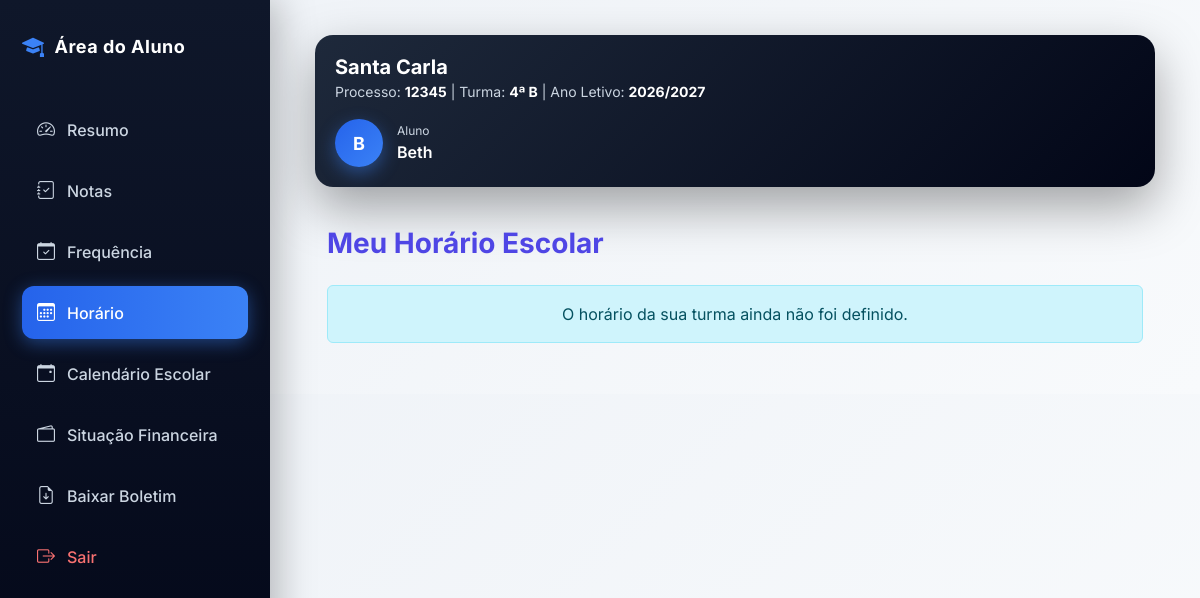
Before: /aluno/horario/ (signed in) with the older database file.
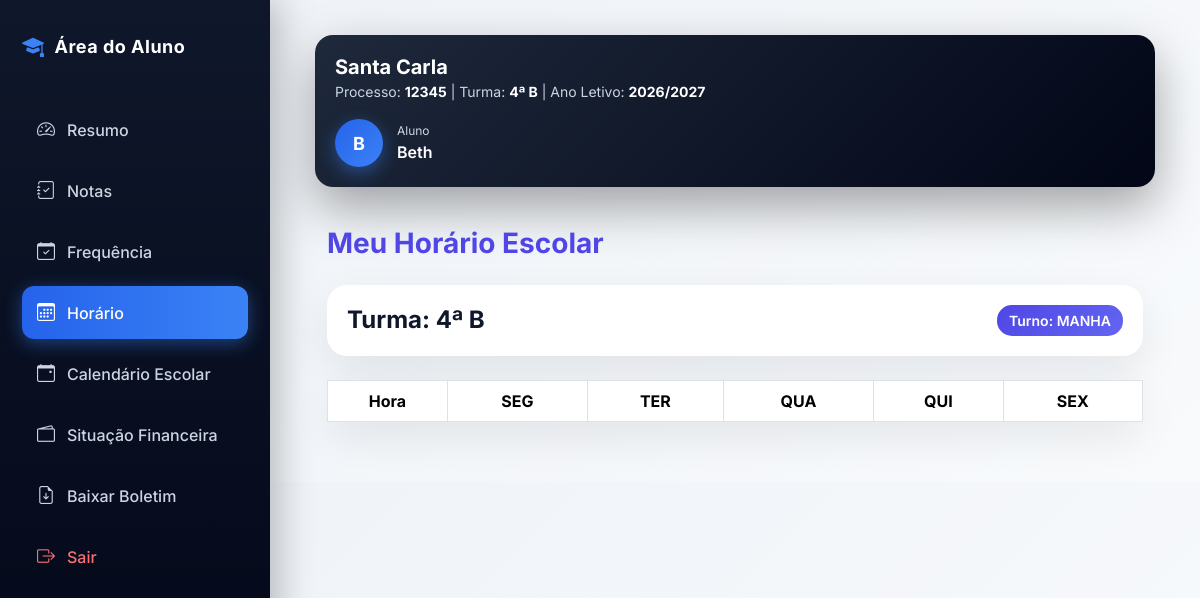
After: the same page with the newer database file.
### academic/models.py (models this page shows, shortened)
class Aluno(models.Model):
    SEXO_CHOICES = [
        ("Masculino", "Masculino"),
        ("Feminino", "Feminino"),
    ]
    usuario = models.OneToOneField(
        settings.AUTH_USER_MODEL,
        on_delete=models.CASCADE,
        limit_choices_to={"role": "ALUNO"},
        related_name="perfil_aluno"
    )
    curso = models.ForeignKey(
        "Curso",
        on_delete=models.SET_NULL,
        null=True,
        blank=True,
        related_name="alunos",
        verbose_name="Curso"
    )
    matricula = models.CharField(
        max_length=20,
        unique=True,
        verbose_name="Matrícula"
    )
    numero_processo = models.CharField(
        max_length=20,
        verbose_name="Número de Processo"
    )
    numero_bi = models.CharField(
        max_length=20,
        unique=True,
        verbose_name="Número do BI"
    )
    data_nascimento = models.DateField(
        null=True,
        blank=True
    )
    sexo = models.CharField(
        max_length=15,
        choices=SEXO_CHOICES,
        null=True,
        blank=True
    )
    classe = models.CharField(
        max_length=15,
        null=True,
        blank=True
    )
    turma = models.ForeignKey(
        "academic.Turma",
        on_delete=models.SET_NULL,
        null=True,
        blank=True,
        related_name="alunos"
    )
    numero_na_turma = models.PositiveIntegerField(
        null=True,
        blank=True
    )
    ano_letivo = models.ForeignKey(
        "AnoLetivo",
        on_delete=models.CASCADE,
        related_name="alunos"
    )
    escola = models.ForeignKey(
        "academic.Escola",
        on_delete=models.CASCADE,
        related_name="alunos"
    )
    matricula_confirmada = models.BooleanField(
        default=False
    )
    ultimo_ano_confirmado = models.ForeignKey(
        "AnoLetivo",
        on_delete=models.SET_NULL,
        null=True,
        blank=True,
        related_name="alunos_confirmados",
        verbose_name="Último Ano Confirmado"
    )
    precisa_confirmacao = models.BooleanField(
        default=False
    )
    media_final = models.DecimalField(
        max_digits=5,
        decimal_places=2,
        null=True,
        blank=True
    )
    aprovado = models.BooleanField(
        default=False
    )
    ativo = models.BooleanField(
        default=True
    )
    criado_em = models.DateTimeField(
        auto_now_add=True
    )
    atualizado_em = models.DateTimeField(
        auto_now=True
    )
    class Meta:
        ordering = [
            "classe",
            "numero_na_turma",
            "usuario__first_name"
        ]
        verbose_name = "Aluno"
        verbose_name_plural = "Alunos"
        constraints = [
            models.UniqueConstraint(
                fields=["numero_processo", "escola"],
                name="unique_numero_processo_por_escola"
            ),
            models.UniqueConstraint(
                fields=["matricula", "escola"],
                name="unique_matricula_por_escola"
            )
        ]
        indexes = [
            models.Index(fields=["numero_processo"]),
            models.Index(fields=["numero_bi"]),
            models.Index(fields=["matricula"]),
            models.Index(fields=["escola"]),
            models.Index(fields=["ano_letivo"]),
        ]

class Escola(models.Model):
    nome = models.CharField(
        "Nome da Escola",
        max_length=255
    )
    codigo = models.CharField(
        "Código da Escola",
        max_length=10,
        unique=True,
        blank=True,
        help_text="Código usado no login da escola"
    )
    logo = models.ImageField(
        upload_to='logos_escolas/',
        blank=True,
        null=True
    )
    endereco = models.CharField(
        "Endereço",
        max_length=255
    )
    provincia = models.CharField(
        "Província",
        max_length=100,
        blank=True,
        null=True
    )
    municipio = models.CharField(
        "Município",
        max_length=100,
        blank=True,
        null=True
    )
    telefone = models.CharField(
        "Telefone",
        max_length=20
    )
    nif = models.CharField(
        "NIF",
        max_length=14,
        blank=True,
        null=True,
        help_text="Número de Identificação Fiscal da escola"
    )
    email = models.EmailField(
        "Email da Escola",
        max_length=254,
        blank=True,
        null=True,
        help_text="Email oficial da escola"
    )
    plano = models.ForeignKey(
        "Plano",
        on_delete=models.SET_NULL,
        null=True,
        blank=True,
        related_name="escolas",
        verbose_name="Plano"
    )
    data_expiracao = models.DateField(
        "Data de Expiração do Plano",
        null=True,
        blank=True
    )
    ativo = models.BooleanField(
        "Ativo",
        default=True
    )
    criada_em = models.DateTimeField(
        "Criada em",
        auto_now_add=True
    )
    class Meta:
        verbose_name = "Escola"
        verbose_name_plural = "Escolas"
        ordering = ["nome"]

class Turma(models.Model):
    CLASSE_CHOICES = [
        ('4', '4ª Classe'),
        ('5', '5ª Classe'),
        ('6', '6ª Classe'),
        ('7', '7ª Classe'),
        ('8', '8ª Classe'),
        ('9', '9ª Classe'),
        ('10', '10ª Classe'),
        ('11', '11ª Classe'),
        ('12', '12ª Classe'),
        ('13', '13ª Classe'),
    ]
    TURNOS = [
        ('MANHA', 'Manhã'),
        ('TARDE', 'Tarde'),
        ('NOITE', 'Noite'),
    ]
    classe = models.CharField(
        max_length=10,
        choices=CLASSE_CHOICES,
        verbose_name="Classe"
    )
    curso = models.ForeignKey(
        'Curso',
        on_delete=models.SET_NULL,
        null=True,
        blank=True,
        related_name="turmas",
        verbose_name="Curso"
    )
    identificador = models.CharField(
        max_length=5,
        verbose_name="Identificador"
    )
    turno = models.CharField(
        max_length=10,
        choices=TURNOS,
        default='MANHA',
        verbose_name='Turno'
    )
    ano_letivo = models.ForeignKey(
        'AnoLetivo',
        on_delete=models.CASCADE,
        related_name="turmas",
        verbose_name="Ano Letivo"
    )
    escola = models.ForeignKey(
        'Escola',
        on_delete=models.CASCADE,
        related_name="turmas",
        verbose_name="Escola"
    )
    professor = models.ForeignKey(
        settings.AUTH_USER_MODEL,
        on_delete=models.SET_NULL,
        related_name="turmas",
        limit_choices_to={"role": "PROFESSOR"},
        null=True,
        blank=True,
        verbose_name="Professor"
    )
    criada_em = models.DateTimeField(
        auto_now_add=True,
        verbose_name="Data de Criação"
    )
    class Meta:
        constraints = [
            models.UniqueConstraint(
                fields=['classe', 'identificador', 'turno', 'ano_letivo', 'escola', 'curso'],
                name='unique_turma_por_curso'
            )
        ]
        verbose_name = "Turma"
        verbose_name_plural = "Turmas"

class AnoLetivo(models.Model):
    nome = models.CharField(max_length=20)  # Ex: 2025/2026
    ativo = models.BooleanField(default=True)
    escola = models.ForeignKey(
        "Escola",
        on_delete=models.CASCADE,
        related_name="anos_letivos"
    )
    def __str__(self):
        return self.nome

class HorarioTurma(models.Model):
    escola = models.ForeignKey(
        "Escola",
        on_delete=models.CASCADE,
        related_name="horarios_escola"
    )
    turma = models.ForeignKey(
        "Turma",
        on_delete=models.CASCADE,
        related_name="horarios_turma"
    )
    turno = models.CharField(
        max_length=10,
        choices=[
            ("MANHA", "Manhã"),
            ("TARDE", "Tarde"),
            ("NOITE", "Noite"),
        ]
    )
    criado_em = models.DateTimeField(auto_now_add=True)

### core/views.py (the view, shortened to what this page needs)
# urls.py: path('aluno/horario/', views.horario_aluno, name='horario_aluno'),
@login_required
def horario_aluno(request):
    if getattr(request.user, "role", None) != "ALUNO":
        return redirect("dashboard")
    aluno = Aluno.objects.select_related("turma", "turma__curso").filter(
        usuario=request.user
    ).first()
    if not aluno:
        return redirect("dashboard")
    horario = HorarioTurma.objects.filter(
        turma=aluno.turma
    ).first()
    dias = ["SEG", "TER", "QUA", "QUI", "SEX"]
    linhas = []
    mostrar_curso = False
    try:
        if int(aluno.turma.classe) >= 10:
            mostrar_curso = True
    except:
        pass
    if horario:
        aulas = AulaHorario.objects.select_related("disciplina").filter(
            horario=horario
        ).order_by("hora_inicio")
        horas = sorted(list(set([a.hora_inicio for a in aulas])))
    return render(request, "horario.html", {
        "aluno": aluno,
        "horario": horario,
        "linhas": linhas,
        "dias": dias,
        "mostrar_curso": mostrar_curso
    })

### core/templates/horario.html (shortened to what this page needs)
{% extends "base_aluno.html" %}
{% load extras %}
{% block content %}
<div class="container mt-4">
    <h2 class="mb-4 section-title">Meu Horário Escolar</h2>
    {% if horario %}
    <div class="card-premium mb-4">
        <div class="card-body d-flex justify-content-between align-items-center flex-wrap gap-2">
            <h4 class="fw-bold mb-0">
                Turma: {{ aluno.turma.classe }}ª {{ aluno.turma.identificador }}
            </h4>
            <span class="badge-turno">
                Turno: {{ horario.turno }}
            </span>
        </div>
    </div>
    <div class="card-premium p-0">
        <div class="table-responsive">
            <table class="table table-bordered mb-0">
                <thead>
                    <tr>
                        <th style="width:120px;">Hora</th>
                        {% for dia in dias %}
                            <th>{{ dia }}</th>
                        {% endfor %}
                    </tr>
                </thead>
            </table>
        </div>
    </div>
    {% else %}
    <div class="alert alert-info text-center">
        O horário da sua turma ainda não foi definido.
    </div>
    {% endif %}
</div>
{% endblock %}

### core/templates/base_aluno.html (shortened to what this page needs)
<!DOCTYPE html>
<html lang="pt">
<head>
<link href="https://cdn.jsdelivr.net/npm/bootstrap@5.3.2/dist/css/bootstrap.min.css" rel="stylesheet">
<link href="https://cdn.jsdelivr.net/npm/bootstrap-icons@1.11.3/font/bootstrap-icons.css" rel="stylesheet">
</head>
<body>
<div class="sidebar d-none d-lg-flex">
<div class="logo">
<i class="bi bi-mortarboard-fill"></i>
Área do Aluno
</div>
<ul class="menu">
<li>
<a href="{% url 'dashboard_aluno' %}"
class="{% if request.resolver_match.url_name == 'dashboard_aluno' %}active{% endif %}">
<i class="bi bi-speedometer2"></i>
<span>
Resumo
</span>
</a>
</li>
<li>
<a href="{% url 'notas_aluno' %}"
class="{% if request.resolver_match.url_name == 'notas_aluno' %}active{% endif %}">
<i class="bi bi-journal-check"></i>
<span>
Notas
</span>
</a>
</li>
<li>
    <a href="{% url 'frequencia_aluno' %}">
        <i class="bi bi-calendar-check"></i>
        Frequência
    </a>
</li>
<li>
<a href="{% url 'horario_aluno' %}"
class="{% if request.resolver_match.url_name == 'horario_aluno' %}active{% endif %}">
<i class="bi bi-calendar3"></i>
<span>
Horário
</span>
</a>
</li>
<li>
<a href="{% url 'calendario_aluno' %}"
class="{% if request.resolver_match.url_name == 'calendario_aluno' %}active{% endif %}">
<i class="bi bi-calendar-event"></i>
<span>
Calendário Escolar
</span>
</a>
</li>
<li>
<a href="{% url 'situacao_financeira' %}"
class="{% if request.resolver_match.url_name == 'situacao_financeira' %}active{% endif %}">
<i class="bi bi-wallet2"></i>
<span>
Situação Financeira
</span>
</a>
</li>
<li>
<a href="{% url 'boletim_pdf' %}">
<i class="bi bi-file-earmark-arrow-down"></i>
<span>
Baixar Boletim
</span>
</a>
</li>
<li>
<a href="{% url 'logout' %}" class="logout">
<i class="bi bi-box-arrow-right"></i>
<span>
Sair
</span>
</a>
</li>
</ul>
</div>
<div class="content">
<div class="topbar">
<div class="school-info">
<h4>{{ aluno.escola.nome }}</h4>
<small>
Processo:
<strong>{{ aluno.numero_processo }}</strong>
|
Turma:
<strong>{{ aluno.turma.classe }}ª {{ aluno.turma.identificador }}</strong>
|
Ano Letivo:
<strong>{{ aluno.turma.ano_letivo }}</strong>
</small>
</div>
<div class="user-box">
<div class="avatar">
{{ request.user.username|first|upper }}
</div>
<div>
<div class="user-role">
Aluno
</div>
<div class="user-name">
{{ request.user.username }}
</div>
</div>
</div>
</div>
{% block content %}
{% endblock %}
</div>
</body>
</html>

Changed rows visible on the page:
shown differently, row unchanged: Aluno "Santa Carla": turma.classe (not shown) → "4"; turma.identificador (not shown) → "B"
added HorarioTurma: turno "MANHA"
Other visible differences:
text no longer shown: "O horário da sua turma ainda não foi definido."
text now shown: "Turma: ª Turno: Hora"
new list line: "SEG"
new list line: "TER"
new list line: "QUA"
new list line: "QUI"
new list line: "SEX"
